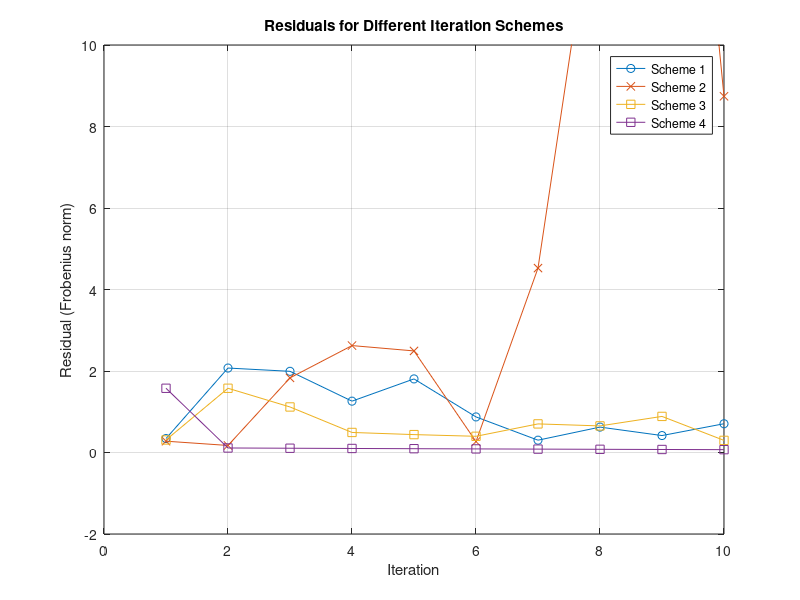

MATLAB code for this plot:

%%%%%%%%%%%%%%%%%%%Example 1%%%%%%%%%%%%%%%%%%%%%%%%%%%%%%%%%%%%%
close all
clear all
clc

% Define the size of the matrices
n = 20; % You can modify n as needed

% Create the vector e
e = ones(n, 1);
% Create the tridiagonal matrix D
main_diag = -0.6 * ones(n, 1);
sub_diag = -1.25 * ones(n-1, 1);
super_diag = -0.5 * ones(n-1, 1);
D = diag(main_diag) + diag(sub_diag, -1) + diag(super_diag, 1);
% Adjust D by subtracting 0.5(e, e, ..., e)
D = D - 0.5 * (e * e');
% Construct matrices A, B, and C
I = eye(n); % Identity matrix of size n
A = 3 * I + D; % A = 3I + D
B = D' * D;    % B = D^T D
C = -0.2 * I;  % C = -0.2I

I = eye(n);
tolerance = 1e-6; % Convergence tolerance
max_iter = 10; % Maximum iterations

% Parameters for splitting
alpha = 1.8 ;
beta = 2.5 ;% Splitting parameters
U_A = alpha * A;
V_A = (1 - alpha) * A;

U_B = beta * B;
V_B = (1 - beta) * B;

% Fixed-Point Iteration Scheme (Scheme 1)
X1 = zeros(size(A)); % Initial guess
p = 1; q = 1; % Parameters
residuals1 = zeros(1, max_iter);

for s = 1:max_iter
    % Calculate X_half for Scheme 1
    X_half = ((p * I - A') * X1 - C) *inv(A - B * X1 + p * I);
    
    % Calculate X_next for Scheme 1
    X_next = (inv(A' - X_half * B + q * I))*(X_half * (q * I - A) - C) ;
    
    % Calculate residual for Scheme 1
    residuals1(s) = norm(X_next - X1, 'fro');
    
    if residuals1(s) < tolerance
        residuals1 = residuals1(1:s); % Trim unused entries
        break;
    end
    
    X1 = X_next;
end

% Scheme 2
X2 = zeros(size(A)); % Initial guess
residuals2 = zeros(1, max_iter);

for s = 1:max_iter
    
    % Calculate X_half for Scheme 2
    X_half = ((p * I - A') * X2 - X2 * V_A - C) *inv(U_A - B * X2 + p * I);
%     DD=(U_A' - X_half * B + q * I)
%     NN=(X_half * (q * I - A) - V_A' * X_half - C)
%     INV= inv( (U_A' - X_half * B + q * I))
%     TT=INV*NN
    % Calculate X_next for Scheme 2
    X_next = inv( (U_A' - X_half * B + q * I))*(X_half * (q * I - A) - V_A' * X_half - C);
    
    % Calculate residual for Scheme 2
    residuals2(s) = norm(X_next - X2, 'fro');
    
    if residuals2(s) < tolerance
        residuals2 = residuals2(1:s); % Trim unused entries
        break;
    end
    
    X2 = X_next;
end


% Scheme 3
X3 = zeros(size(A)); % Initial guess
residuals3 = zeros(1, max_iter);

for s = 1:max_iter
    
    % Calculate X_half for Scheme 3
%     DD1= (U_A - U_B * X3 + p * I)
%     NN1= ((p * I - A' + X3 * V_B) * X3 - X3 * V_A - C)

    X_half = ((p * I - A' + X3 * V_B) * X3 - X3 * V_A - C)*inv((U_A - U_B * X3 + p * I))     ;
    % Calculate X_next for Scheme 3
    X_next = inv( (U_A' - X_half * U_B + q * I))*(X_half * (q * I - A + V_B * X_half) - V_A' * X_half - C) ;
    
    % Calculate residual for Scheme 3
    residuals3(s) = norm(X_next - X3, 'fro');
    
    if residuals3(s) < tolerance
        residuals3 = residuals3(1:s); % Trim unused entries
        break;
    end
    
    X3 = X_next;
end

% Scheme 4: Hybrid Scheme
gamma = 100; delta = 200; % Scaling parameters
X = zeros(size(A)); % Initial guess
residuals4 = zeros(1, max_iter);
for s = 1:max_iter
    % Adaptive parameters
    p_s = gamma * norm(X, 'fro');
    q_s = delta * max(abs(eig(X)));
    
    % Intermediate computation
    X_half = ((p_s * eye(size(A)) - A') * X + X * V_B * X - X * V_A - C)*(inv((U_A - U_B * X + p_s * eye(size(A)))))  ;
    
    % Stabilized update
    X_next = inv( (U_A' - X_half * U_B + q_s * eye(size(A))))*(X_half * (q_s * eye(size(A)) - A + V_B * X_half) - V_A' * X_half - C);
    
    % Convergence check
    residuals4(s) = norm(X_next - X, 'fro');
    if residuals4(s) < tolerance
        residuals4 = residuals4(1:s); % Trim unused entries
        break;
    end
    X = X_next;
end

% Plot the residuals
figure;
plot(1:length(residuals1), residuals1, '-o', 'DisplayName', 'Scheme 1');
hold on;
%figure;
plot(1:length(residuals2), residuals2, '-x', 'DisplayName', 'Scheme 2');
%figure;
plot(1:length(residuals3), residuals3, '-s', 'DisplayName', 'Scheme 3');
plot(1:length(residuals4), residuals4, '-s', 'DisplayName', 'Scheme 4');

title('Residuals for Different Iteration Schemes');
xlabel('Iteration');
ylabel('Residual (Frobenius norm)');
grid on;
legend show;
ylim([-2,10])








